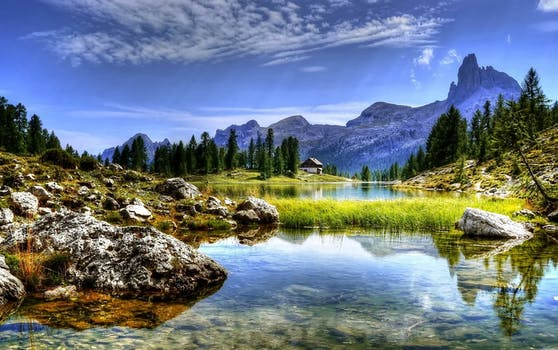
#> input picture landscape.jpeg, 558 x 350 px
$ python Image_translations.py
#> lines starting #> are read from the running program, lines starting #| are printed output that depends on the picture
import cv2
import numpy as np

image = cv2.imread("landscape.jpeg")
#> image is the input picture: shape (350, 558, 3); mean B, G, R 131.7, 120.3, 107.6
height, width = image.shape[:2]
#> height = 350; width = 558
quarter_height, quarter_width = height/4, width/4
#> quarter_height = 87.5; quarter_width = 139.5

#     |1 0 Tx|
# T = |0 1 Ty|

T = np.float32([[1, 0, quarter_width], [0, 1, quarter_height]])
#> T = [[1, 0, 139.5], [0, 1, 87.5]]
image_translation = cv2.warpAffine(image, T, (width, height))
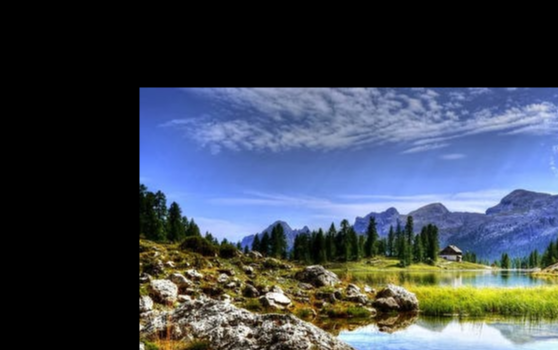
#> image_translation: shape (350, 558, 3); mean B, G, R 81.7, 69.5, 61.5

cv2.imshow("Landscape", image)
cv2.imshow("Translated Image", image_translation)

print(T)
#| [[  1.    0.  139.5]
#|  [  0.    1.   87.5]]

cv2.waitKey(0)

cv2.destroyAllWindows()
